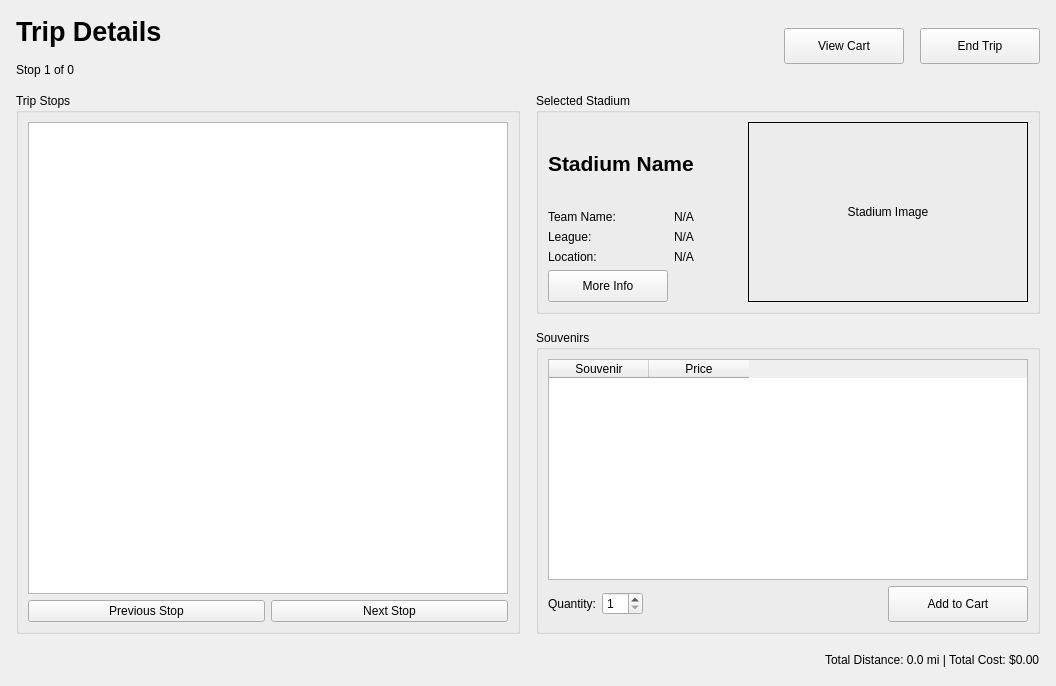
<?xml version="1.0" encoding="UTF-8"?>
<ui version="4.0">
 <class>TripDetailPage</class>
 <widget class="QWidget" name="TripDetailPage">
  <property name="geometry">
   <rect>
    <x>0</x>
    <y>0</y>
    <width>1056</width>
    <height>686</height>
   </rect>
  </property>
  <property name="windowTitle">
   <string>Trip Detail Page</string>
  </property>
  <layout class="QVBoxLayout" name="verticalLayout">
   <property name="spacing">
    <number>16</number>
   </property>
   <property name="leftMargin">
    <number>16</number>
   </property>
   <property name="topMargin">
    <number>16</number>
   </property>
   <property name="rightMargin">
    <number>16</number>
   </property>
   <property name="bottomMargin">
    <number>16</number>
   </property>
   <item>
    <layout class="QHBoxLayout" name="headerLayout">
     <item>
      <layout class="QVBoxLayout" name="titleLayout">
       <item>
        <widget class="QLabel" name="lblPageTitle">
         <property name="font">
          <font>
           <pointsize>20</pointsize>
           <bold>true</bold>
          </font>
         </property>
         <property name="text">
          <string>Trip Details</string>
         </property>
        </widget>
       </item>
       <item>
        <widget class="QLabel" name="lblTripProgress">
         <property name="text">
          <string>Stop 1 of 0</string>
         </property>
        </widget>
       </item>
      </layout>
     </item>
     <item>
      <spacer name="horizontalSpacer">
       <property name="orientation">
        <enum>Qt::Orientation::Horizontal</enum>
       </property>
       <property name="sizeHint" stdset="0">
        <size>
         <width>40</width>
         <height>20</height>
        </size>
       </property>
      </spacer>
     </item>
     <item>
      <widget class="QPushButton" name="btnViewCart">
       <property name="minimumSize">
        <size>
         <width>120</width>
         <height>36</height>
        </size>
       </property>
       <property name="text">
        <string>View Cart</string>
       </property>
      </widget>
     </item>
     <item>
      <widget class="QPushButton" name="btnEndTrip">
       <property name="minimumSize">
        <size>
         <width>120</width>
         <height>36</height>
        </size>
       </property>
       <property name="text">
        <string>End Trip</string>
       </property>
      </widget>
     </item>
    </layout>
   </item>
   <item>
    <layout class="QHBoxLayout" name="contentLayout">
     <property name="spacing">
      <number>16</number>
     </property>
     <item>
      <widget class="QGroupBox" name="grpTripStops">
       <property name="minimumSize">
        <size>
         <width>250</width>
         <height>0</height>
        </size>
       </property>
       <property name="title">
        <string>Trip Stops</string>
       </property>
       <layout class="QVBoxLayout" name="verticalLayout_2">
        <item>
         <widget class="QListWidget" name="lstTripStops"/>
        </item>
        <item>
         <layout class="QHBoxLayout" name="stopNavigationLayout">
          <item>
           <widget class="QPushButton" name="btnPreviousStop">
            <property name="text">
             <string>Previous Stop</string>
            </property>
           </widget>
          </item>
          <item>
           <widget class="QPushButton" name="btnNextStop">
            <property name="text">
             <string>Next Stop</string>
            </property>
           </widget>
          </item>
         </layout>
        </item>
       </layout>
      </widget>
     </item>
     <item>
      <layout class="QVBoxLayout" name="detailLayout">
       <property name="spacing">
        <number>16</number>
       </property>
       <item>
        <widget class="QGroupBox" name="grpStadiumDetail">
         <property name="title">
          <string>Selected Stadium</string>
         </property>
         <layout class="QHBoxLayout" name="horizontalLayout">
          <item>
           <layout class="QVBoxLayout" name="verticalLayout_3">
            <item>
             <widget class="QLabel" name="lblSelectedStadium">
              <property name="font">
               <font>
                <pointsize>16</pointsize>
                <bold>true</bold>
               </font>
              </property>
              <property name="text">
               <string>Stadium Name</string>
              </property>
             </widget>
            </item>
            <item>
             <layout class="QFormLayout" name="formLayout">
              <item row="0" column="0">
               <widget class="QLabel" name="labelTeamName">
                <property name="text">
                 <string>Team Name:</string>
                </property>
               </widget>
              </item>
              <item row="0" column="1">
               <widget class="QLabel" name="lblTeamNameValue">
                <property name="text">
                 <string>N/A</string>
                </property>
               </widget>
              </item>
              <item row="1" column="0">
               <widget class="QLabel" name="labelLeague">
                <property name="text">
                 <string>League:</string>
                </property>
               </widget>
              </item>
              <item row="1" column="1">
               <widget class="QLabel" name="lblLeagueValue">
                <property name="text">
                 <string>N/A</string>
                </property>
               </widget>
              </item>
              <item row="2" column="0">
               <widget class="QLabel" name="labelLocation">
                <property name="text">
                 <string>Location:</string>
                </property>
               </widget>
              </item>
              <item row="2" column="1">
               <widget class="QLabel" name="lblLocationValue">
                <property name="text">
                 <string>N/A</string>
                </property>
               </widget>
              </item>
              <item row="3" column="0">
               <widget class="QPushButton" name="btnMoreInfo">
                <property name="minimumSize">
                 <size>
                  <width>120</width>
                  <height>32</height>
                 </size>
                </property>
                <property name="text">
                 <string>More Info</string>
                </property>
               </widget>
              </item>
              <item row="3" column="1">
               <spacer name="horizontalSpacer_4">
                <property name="orientation">
                 <enum>Qt::Orientation::Horizontal</enum>
                </property>
                <property name="sizeHint" stdset="0">
                 <size>
                  <width>40</width>
                  <height>20</height>
                 </size>
                </property>
               </spacer>
              </item>
             </layout>
            </item>
           </layout>
          </item>
          <item>
           <widget class="QLabel" name="lblStadiumImage">
            <property name="sizePolicy">
             <sizepolicy hsizetype="Fixed" vsizetype="Fixed">
              <horstretch>0</horstretch>
              <verstretch>0</verstretch>
             </sizepolicy>
            </property>
           <property name="minimumSize">
            <size>
             <width>280</width>
             <height>180</height>
            </size>
           </property>
            <property name="maximumSize">
             <size>
              <width>280</width>
              <height>180</height>
             </size>
            </property>
            <property name="frameShape">
             <enum>QFrame::Shape::Box</enum>
            </property>
            <property name="text">
             <string>Stadium Image</string>
            </property>
            <property name="alignment">
             <set>Qt::AlignmentFlag::AlignCenter</set>
            </property>
           </widget>
          </item>
         </layout>
        </widget>
       </item>
       <item>
        <widget class="QGroupBox" name="grpSouvenirs">
         <property name="title">
          <string>Souvenirs</string>
         </property>
         <layout class="QVBoxLayout" name="verticalLayout_4">
          <item>
           <widget class="QTableWidget" name="tblSouvenirs">
            <property name="columnCount">
             <number>2</number>
            </property>
            <column>
             <property name="text">
              <string>Souvenir</string>
             </property>
            </column>
            <column>
             <property name="text">
              <string>Price</string>
             </property>
            </column>
           </widget>
          </item>
          <item>
           <layout class="QHBoxLayout" name="souvenirActionLayout">
            <item>
             <widget class="QLabel" name="lblQuantity">
              <property name="text">
               <string>Quantity:</string>
              </property>
             </widget>
            </item>
            <item>
             <widget class="QSpinBox" name="spnQuantity">
              <property name="minimum">
               <number>1</number>
              </property>
              <property name="value">
               <number>1</number>
              </property>
             </widget>
            </item>
            <item>
             <spacer name="horizontalSpacer_2">
              <property name="orientation">
               <enum>Qt::Orientation::Horizontal</enum>
              </property>
              <property name="sizeHint" stdset="0">
               <size>
                <width>40</width>
                <height>20</height>
               </size>
              </property>
             </spacer>
            </item>
            <item>
             <widget class="QPushButton" name="btnAddToCart">
              <property name="minimumSize">
               <size>
                <width>140</width>
                <height>36</height>
               </size>
              </property>
              <property name="text">
               <string>Add to Cart</string>
              </property>
             </widget>
            </item>
           </layout>
          </item>
         </layout>
        </widget>
       </item>
      </layout>
     </item>
    </layout>
   </item>
   <item>
    <layout class="QHBoxLayout" name="footerLayout">
     <item>
      <spacer name="horizontalSpacer_3">
       <property name="orientation">
        <enum>Qt::Orientation::Horizontal</enum>
       </property>
       <property name="sizeHint" stdset="0">
        <size>
         <width>40</width>
         <height>20</height>
        </size>
       </property>
      </spacer>
     </item>
     <item>
      <widget class="QLabel" name="lblTripSummary">
       <property name="text">
        <string>Total Distance: 0.0 mi | Total Cost: $0.00</string>
       </property>
      </widget>
     </item>
    </layout>
   </item>
  </layout>
 </widget>
 <resources/>
 <connections/>
</ui>
